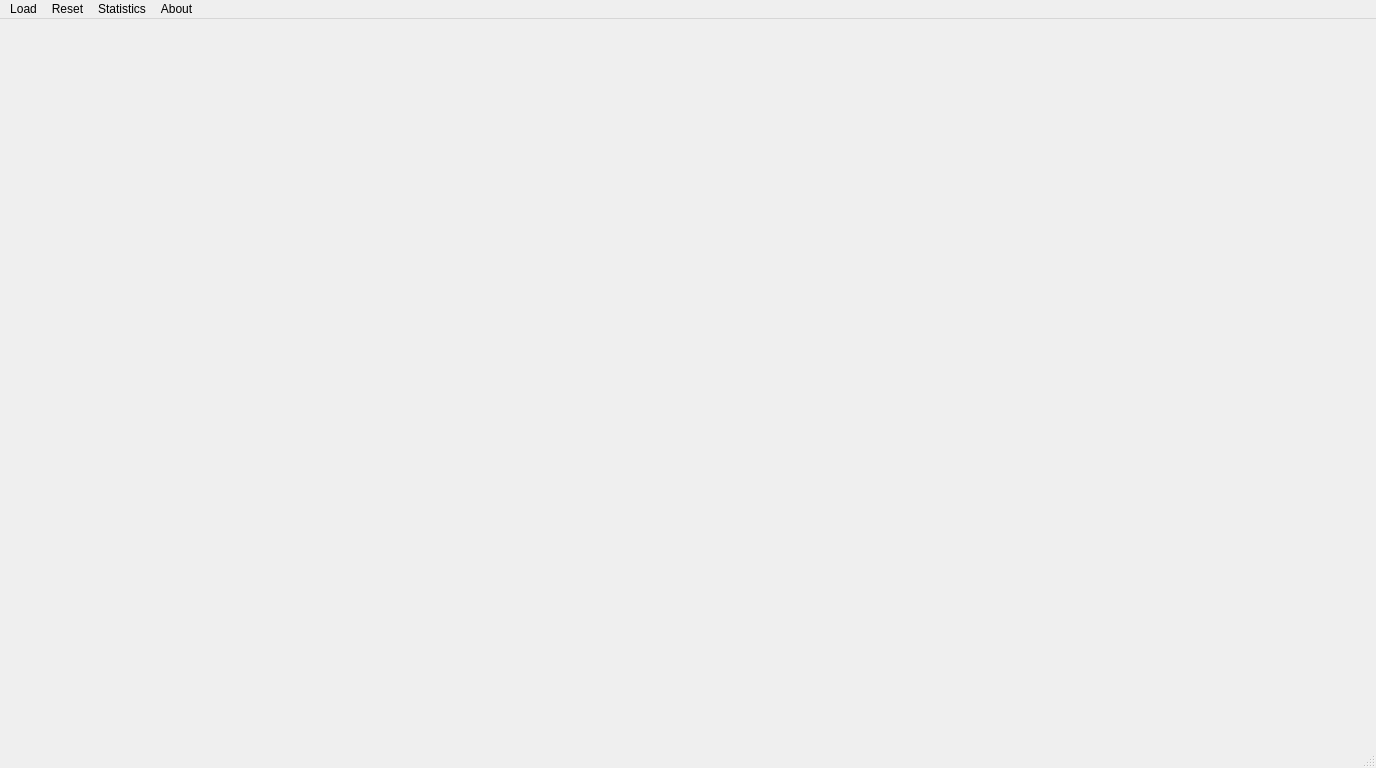
<?xml version="1.0" encoding="UTF-8"?>
<ui version="4.0">
 <class>weatherstationgui</class>
 <widget class="QMainWindow" name="weatherstationgui">
  <property name="geometry">
   <rect>
    <x>0</x>
    <y>0</y>
    <width>1376</width>
    <height>768</height>
   </rect>
  </property>
  <property name="windowTitle">
   <string>weatherstationgui</string>
  </property>
  <widget class="QWidget" name="widget"/>
  <widget class="QMenuBar" name="menuBar">
   <property name="geometry">
    <rect>
     <x>0</x>
     <y>0</y>
     <width>1376</width>
     <height>21</height>
    </rect>
   </property>
   <widget class="QMenu" name="menuWeather_Station">
    <property name="title">
     <string>Load</string>
    </property>
   </widget>
   <widget class="QMenu" name="menuAbout">
    <property name="title">
     <string>About</string>
    </property>
   </widget>
   <widget class="QMenu" name="menuReset">
    <property name="title">
     <string>Reset</string>
    </property>
   </widget>
   <widget class="QMenu" name="menuStat">
    <property name="title">
     <string>Statistics</string>
    </property>
   </widget>
   <addaction name="menuWeather_Station"/>
   <addaction name="menuReset"/>
   <addaction name="menuStat"/>
   <addaction name="menuAbout"/>
  </widget>
  <widget class="QStatusBar" name="statusBar"/>
  <action name="actionLoad">
   <property name="text">
    <string>Load</string>
   </property>
  </action>
 </widget>
 <layoutdefault spacing="6" margin="11"/>
 <resources/>
 <connections/>
</ui>
